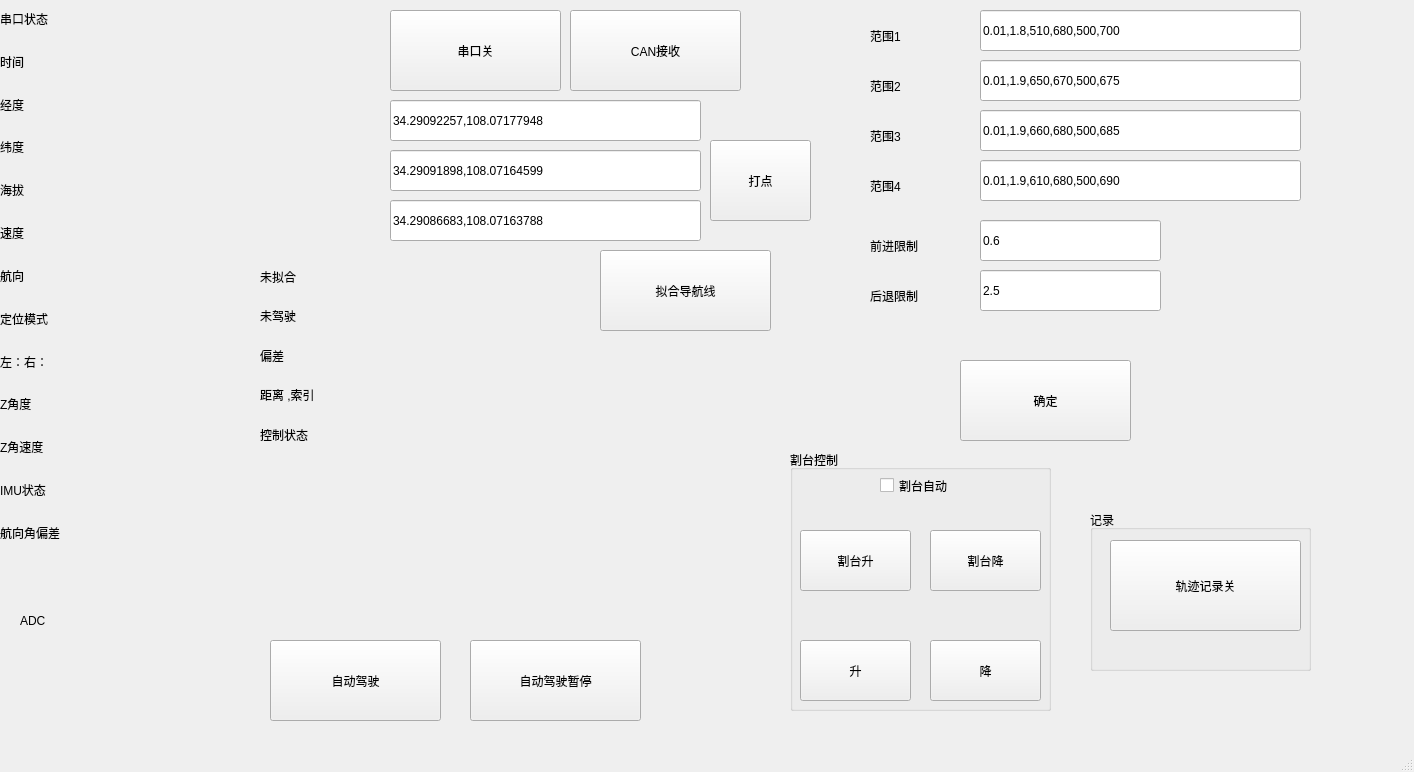
<?xml version="1.0" encoding="UTF-8"?>
<ui version="4.0">
 <class>MainWindow</class>
 <widget class="QMainWindow" name="MainWindow">
  <property name="geometry">
   <rect>
    <x>0</x>
    <y>0</y>
    <width>1414</width>
    <height>772</height>
   </rect>
  </property>
  <property name="windowTitle">
   <string>AutoDrivingDemo</string>
  </property>
  <widget class="QWidget" name="centralwidget">
   <widget class="QPushButton" name="pushButton_serial_GNSS">
    <property name="geometry">
     <rect>
      <x>390</x>
      <y>10</y>
      <width>171</width>
      <height>81</height>
     </rect>
    </property>
    <property name="text">
     <string>串口关</string>
    </property>
   </widget>
   <widget class="QPushButton" name="pushButton_AutoDriving">
    <property name="geometry">
     <rect>
      <x>270</x>
      <y>640</y>
      <width>171</width>
      <height>81</height>
     </rect>
    </property>
    <property name="text">
     <string>自动驾驶</string>
    </property>
   </widget>
   <widget class="QPushButton" name="pushButton_fit">
    <property name="geometry">
     <rect>
      <x>600</x>
      <y>250</y>
      <width>171</width>
      <height>81</height>
     </rect>
    </property>
    <property name="text">
     <string>拟合导航线</string>
    </property>
   </widget>
   <widget class="QPushButton" name="pushButton_CAN">
    <property name="geometry">
     <rect>
      <x>570</x>
      <y>10</y>
      <width>171</width>
      <height>81</height>
     </rect>
    </property>
    <property name="text">
     <string>CAN接收</string>
    </property>
   </widget>
   <widget class="QGroupBox" name="groupBox_4">
    <property name="geometry">
     <rect>
      <x>1090</x>
      <y>510</y>
      <width>221</width>
      <height>161</height>
     </rect>
    </property>
    <property name="title">
     <string>记录</string>
    </property>
    <widget class="QPushButton" name="pushButton_TrackRecord">
     <property name="geometry">
      <rect>
       <x>20</x>
       <y>30</y>
       <width>191</width>
       <height>91</height>
      </rect>
     </property>
     <property name="text">
      <string>轨迹记录关</string>
     </property>
    </widget>
   </widget>
   <widget class="QWidget" name="verticalLayoutWidget">
    <property name="geometry">
     <rect>
      <x>0</x>
      <y>0</y>
      <width>241</width>
      <height>551</height>
     </rect>
    </property>
    <layout class="QVBoxLayout" name="verticalLayout">
     <item>
      <widget class="QLabel" name="label_serial_state">
       <property name="text">
        <string>串口状态</string>
       </property>
      </widget>
     </item>
     <item>
      <widget class="QLabel" name="label_UTCTime">
       <property name="text">
        <string>时间</string>
       </property>
      </widget>
     </item>
     <item>
      <widget class="QLabel" name="label_lon">
       <property name="text">
        <string>经度</string>
       </property>
      </widget>
     </item>
     <item>
      <widget class="QLabel" name="label_lat">
       <property name="text">
        <string>纬度</string>
       </property>
      </widget>
     </item>
     <item>
      <widget class="QLabel" name="label_alt">
       <property name="text">
        <string>海拔</string>
       </property>
      </widget>
     </item>
     <item>
      <widget class="QLabel" name="label_speed">
       <property name="text">
        <string>速度</string>
       </property>
      </widget>
     </item>
     <item>
      <widget class="QLabel" name="label_cource">
       <property name="text">
        <string>航向</string>
       </property>
      </widget>
     </item>
     <item>
      <widget class="QLabel" name="label_positionmode">
       <property name="text">
        <string>定位模式</string>
       </property>
      </widget>
     </item>
     <item>
      <widget class="QLabel" name="label_left_right">
       <property name="text">
        <string>左：右：</string>
       </property>
      </widget>
     </item>
     <item>
      <widget class="QLabel" name="label_Z_d">
       <property name="text">
        <string>Z角度</string>
       </property>
      </widget>
     </item>
     <item>
      <widget class="QLabel" name="label_Z_ang_vel">
       <property name="text">
        <string>Z角速度</string>
       </property>
      </widget>
     </item>
     <item>
      <widget class="QLabel" name="label_IMU_state">
       <property name="text">
        <string>IMU状态</string>
       </property>
      </widget>
     </item>
     <item>
      <widget class="QLabel" name="label_heading_error">
       <property name="text">
        <string>航向角偏差</string>
       </property>
      </widget>
     </item>
    </layout>
   </widget>
   <widget class="QLineEdit" name="lineEdit_pointA">
    <property name="geometry">
     <rect>
      <x>390</x>
      <y>100</y>
      <width>311</width>
      <height>41</height>
     </rect>
    </property>
    <property name="text">
     <string>34.29092257,108.07177948</string>
    </property>
    <property name="placeholderText">
     <string>Enter Point A (lat, lon)</string>
    </property>
   </widget>
   <widget class="QLineEdit" name="lineEdit_pointB">
    <property name="geometry">
     <rect>
      <x>390</x>
      <y>150</y>
      <width>311</width>
      <height>41</height>
     </rect>
    </property>
    <property name="text">
     <string>34.29091898,108.07164599</string>
    </property>
    <property name="placeholderText">
     <string>Enter Point B (lat, lon)</string>
    </property>
   </widget>
   <widget class="QLineEdit" name="lineEdit_pointC">
    <property name="geometry">
     <rect>
      <x>390</x>
      <y>200</y>
      <width>311</width>
      <height>41</height>
     </rect>
    </property>
    <property name="text">
     <string>34.29086683,108.07163788</string>
    </property>
    <property name="placeholderText">
     <string>Enter Point C (lat, lon)</string>
    </property>
   </widget>
   <widget class="QLabel" name="label_11">
    <property name="geometry">
     <rect>
      <x>870</x>
      <y>20</y>
      <width>101</width>
      <height>31</height>
     </rect>
    </property>
    <property name="text">
     <string>范围1</string>
    </property>
   </widget>
   <widget class="QPushButton" name="pushButton_valve_Confirm">
    <property name="geometry">
     <rect>
      <x>960</x>
      <y>360</y>
      <width>171</width>
      <height>81</height>
     </rect>
    </property>
    <property name="text">
     <string>确定</string>
    </property>
   </widget>
   <widget class="QLineEdit" name="lineEdit_valve_parameter2">
    <property name="geometry">
     <rect>
      <x>980</x>
      <y>60</y>
      <width>321</width>
      <height>41</height>
     </rect>
    </property>
    <property name="text">
     <string>0.01,1.9,650,670,500,675</string>
    </property>
   </widget>
   <widget class="QLineEdit" name="lineEdit_valve_parameter5">
    <property name="geometry">
     <rect>
      <x>980</x>
      <y>220</y>
      <width>181</width>
      <height>41</height>
     </rect>
    </property>
    <property name="text">
     <string>0.6</string>
    </property>
   </widget>
   <widget class="QLabel" name="label_12">
    <property name="geometry">
     <rect>
      <x>870</x>
      <y>70</y>
      <width>101</width>
      <height>31</height>
     </rect>
    </property>
    <property name="text">
     <string>范围2</string>
    </property>
   </widget>
   <widget class="QLabel" name="label_13">
    <property name="geometry">
     <rect>
      <x>870</x>
      <y>230</y>
      <width>101</width>
      <height>31</height>
     </rect>
    </property>
    <property name="text">
     <string>前进限制</string>
    </property>
   </widget>
   <widget class="QLineEdit" name="lineEdit_valve_parameter1">
    <property name="geometry">
     <rect>
      <x>980</x>
      <y>10</y>
      <width>321</width>
      <height>41</height>
     </rect>
    </property>
    <property name="text">
     <string>0.01,1.8,510,680,500,700</string>
    </property>
   </widget>
   <widget class="QLabel" name="label_17">
    <property name="geometry">
     <rect>
      <x>870</x>
      <y>120</y>
      <width>101</width>
      <height>31</height>
     </rect>
    </property>
    <property name="text">
     <string>范围3</string>
    </property>
   </widget>
   <widget class="QLineEdit" name="lineEdit_valve_parameter3">
    <property name="geometry">
     <rect>
      <x>980</x>
      <y>110</y>
      <width>321</width>
      <height>41</height>
     </rect>
    </property>
    <property name="text">
     <string>0.01,1.9,660,680,500,685</string>
    </property>
   </widget>
   <widget class="QPushButton" name="pushButton_AutoSuspend">
    <property name="geometry">
     <rect>
      <x>470</x>
      <y>640</y>
      <width>171</width>
      <height>81</height>
     </rect>
    </property>
    <property name="text">
     <string>自动驾驶暂停</string>
    </property>
   </widget>
   <widget class="QGroupBox" name="groupBox_6">
    <property name="geometry">
     <rect>
      <x>790</x>
      <y>450</y>
      <width>261</width>
      <height>261</height>
     </rect>
    </property>
    <property name="title">
     <string>割台控制</string>
    </property>
    <widget class="QPushButton" name="pushButton_header_up">
     <property name="geometry">
      <rect>
       <x>10</x>
       <y>80</y>
       <width>111</width>
       <height>61</height>
      </rect>
     </property>
     <property name="text">
      <string>割台升</string>
     </property>
    </widget>
    <widget class="QPushButton" name="pushButton_Reel_UP">
     <property name="geometry">
      <rect>
       <x>10</x>
       <y>190</y>
       <width>111</width>
       <height>61</height>
      </rect>
     </property>
     <property name="text">
      <string>升</string>
     </property>
    </widget>
    <widget class="QPushButton" name="pushButton_Reel_Down">
     <property name="geometry">
      <rect>
       <x>140</x>
       <y>190</y>
       <width>111</width>
       <height>61</height>
      </rect>
     </property>
     <property name="text">
      <string>降</string>
     </property>
    </widget>
    <widget class="QPushButton" name="pushButton_header_down">
     <property name="geometry">
      <rect>
       <x>140</x>
       <y>80</y>
       <width>111</width>
       <height>61</height>
      </rect>
     </property>
     <property name="text">
      <string>割台降</string>
     </property>
    </widget>
    <widget class="QCheckBox" name="checkBox_headerControl">
     <property name="geometry">
      <rect>
       <x>90</x>
       <y>10</y>
       <width>131</width>
       <height>51</height>
      </rect>
     </property>
     <property name="text">
      <string>割台自动</string>
     </property>
    </widget>
   </widget>
   <widget class="QWidget" name="verticalLayoutWidget_2">
    <property name="geometry">
     <rect>
      <x>260</x>
      <y>260</y>
      <width>311</width>
      <height>191</height>
     </rect>
    </property>
    <layout class="QVBoxLayout" name="verticalLayout_2">
     <item>
      <widget class="QLabel" name="label_Fit_flag">
       <property name="text">
        <string>未拟合</string>
       </property>
      </widget>
     </item>
     <item>
      <widget class="QLabel" name="label_AutoPrompt">
       <property name="text">
        <string>未驾驶</string>
       </property>
      </widget>
     </item>
     <item>
      <widget class="QLabel" name="label_error">
       <property name="text">
        <string>偏差</string>
       </property>
      </widget>
     </item>
     <item>
      <widget class="QLabel" name="label_index_num">
       <property name="text">
        <string>距离 ,索引</string>
       </property>
      </widget>
     </item>
     <item>
      <widget class="QLabel" name="label_AutoState">
       <property name="text">
        <string>控制状态</string>
       </property>
      </widget>
     </item>
    </layout>
   </widget>
   <widget class="QWidget" name="verticalLayoutWidget_3">
    <property name="geometry">
     <rect>
      <x>20</x>
      <y>560</y>
      <width>171</width>
      <height>121</height>
     </rect>
    </property>
    <layout class="QVBoxLayout" name="verticalLayout_3">
     <item>
      <widget class="QLabel" name="label_ADC">
       <property name="text">
        <string>ADC</string>
       </property>
      </widget>
     </item>
    </layout>
   </widget>
   <widget class="QLabel" name="label_14">
    <property name="geometry">
     <rect>
      <x>870</x>
      <y>280</y>
      <width>101</width>
      <height>31</height>
     </rect>
    </property>
    <property name="text">
     <string>后退限制</string>
    </property>
   </widget>
   <widget class="QLineEdit" name="lineEdit_valve_parameter6">
    <property name="geometry">
     <rect>
      <x>980</x>
      <y>270</y>
      <width>181</width>
      <height>41</height>
     </rect>
    </property>
    <property name="text">
     <string>2.5</string>
    </property>
   </widget>
   <widget class="QLineEdit" name="lineEdit_valve_parameter4">
    <property name="geometry">
     <rect>
      <x>980</x>
      <y>160</y>
      <width>321</width>
      <height>41</height>
     </rect>
    </property>
    <property name="text">
     <string>0.01,1.9,610,680,500,690</string>
    </property>
   </widget>
   <widget class="QLabel" name="label_18">
    <property name="geometry">
     <rect>
      <x>870</x>
      <y>170</y>
      <width>101</width>
      <height>31</height>
     </rect>
    </property>
    <property name="text">
     <string>范围4</string>
    </property>
   </widget>
   <widget class="QPushButton" name="pushButton_recordpoint">
    <property name="geometry">
     <rect>
      <x>710</x>
      <y>140</y>
      <width>101</width>
      <height>81</height>
     </rect>
    </property>
    <property name="text">
     <string>打点</string>
    </property>
   </widget>
  </widget>
  <widget class="QMenuBar" name="menubar">
   <property name="geometry">
    <rect>
     <x>0</x>
     <y>0</y>
     <width>1414</width>
     <height>26</height>
    </rect>
   </property>
  </widget>
  <widget class="QStatusBar" name="statusbar"/>
 </widget>
 <resources/>
 <connections/>
</ui>
